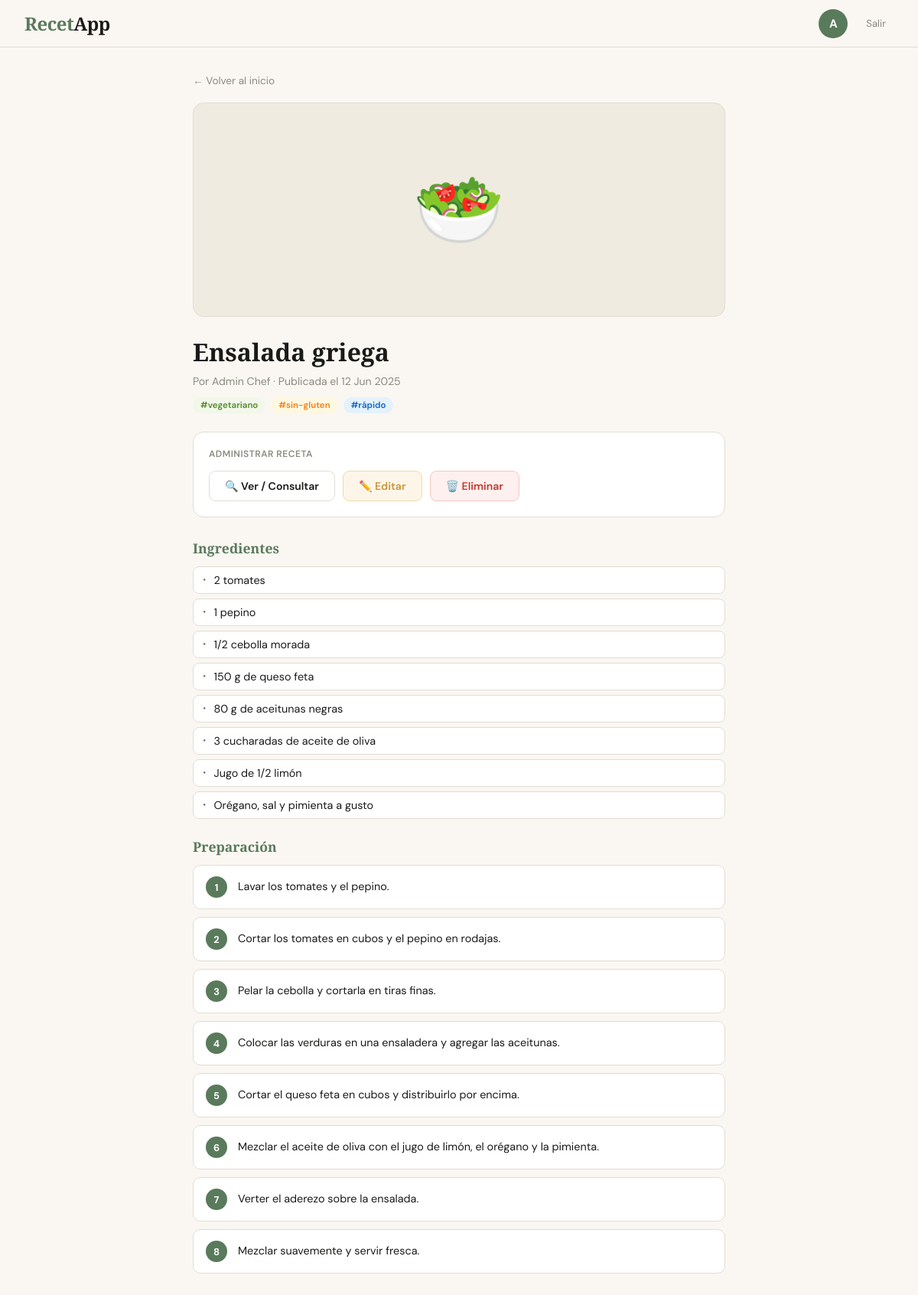
The page /receta/2/ (signed in) on the database its author committed.
### recetas/models.py (models this page shows, shortened)
class Receta(models.Model):
    EMOJIS = [
        ("🍝", "🍝 Pasta"), ("🥗", "🥗 Ensalada"), ("🍕", "🍕 Pizza"),
        ("🍜", "🍜 Sopa"), ("🥘", "🥘 Guiso"), ("🧁", "🧁 Postre"),
        ("🍳", "🍳 Huevos"), ("🥩", "🥩 Carne"), ("🐟", "🐟 Pescado"),
        ("🫔", "🫔 Wrap"), ("🥟", "🥟 Empanadas"), ("🌮", "🌮 Tacos"),
        ("🍮", "🍮 Flan"), ("🍫", "🍫 Chocolate"), ("🍨", "🍨 Helado"),
        ("🥞", "🥞 Panqueques"), ("🍰", "🍰 Torta"), ("🍋", "🍋 Limón"),
        ("🥒", "🥒 Verdura"),
    ]
    nombre = models.CharField(max_length=120)
    emoji = models.CharField(max_length=8, choices=EMOJIS, default="🍝")
    ingredientes = models.TextField(
        help_text="Uno por línea. Una línea que empiece con '## ' es un subtítulo."
    )
    pasos = models.TextField(help_text="Uno por línea.")
    nota = models.TextField(blank=True)
    tags = models.ManyToManyField(Tag, blank=True, related_name="recetas")
    autor = models.ForeignKey(
        settings.AUTH_USER_MODEL, on_delete=models.CASCADE, related_name="recetas"
    )
    fecha = models.DateField(default=timezone.localdate)
    class Meta:
        ordering = ["id"]
    @property
    def ingredientes_lista(self):
        items = []
        for linea in self.ingredientes.splitlines():
            linea = linea.strip()
            if not linea:
                continue
            if linea.startswith("## "):
                items.append({"texto": linea[3:], "titulo": True})
            else:
                items.append({"texto": linea, "titulo": False})
        return items
    @property
    def pasos_lista(self):
        return [p.strip() for p in self.pasos.splitlines() if p.strip()]

class Tag(models.Model):
    nombre = models.CharField(max_length=30, unique=True)  # ej: "#rápido"
    slug = models.SlugField(max_length=30, unique=True)    # ej: "rapido" (clase CSS)
    class Meta:
        ordering = ["id"]
    def __str__(self):
        return self.nombre

### recetas/views.py (the view)
# urls.py: path("receta/<int:pk>/", views.detalle, name="detalle"),
@login_required
def detalle(request, pk):
    receta = get_object_or_404(
        Receta.objects.select_related("autor").prefetch_related("tags"), pk=pk
    )
    contexto = {
        "receta": receta,
        "form": RecetaForm(instance=receta),
        "puede_editar": _puede_editar(request.user, receta),
    }
    return render(request, "recetas/detalle.html", contexto)

### recetas/views.py (called while the page is built)
def _puede_editar(user, receta):
    return user.is_superuser or receta.autor_id == user.id

### recetas/templates/recetas/detalle.html (shortened to what this page needs)
{% extends "recetas/base.html" %}
{% block content %}
<div id="page-admin" class="page active">
  {% include "recetas/_navbar.html" %}
  <div class="admin-container">
    <a class="admin-back" href="{% url 'index' %}" style="text-decoration:none">← Volver al inicio</a>
    <div class="admin-img">{{ receta.emoji }}</div>
    <div class="admin-title">{{ receta.nombre }}</div>
    <div class="admin-meta">Por {{ receta.autor.get_full_name|default:receta.autor.username }} · Publicada el {{ receta.fecha|date:"j M Y" }}</div>
    <div class="admin-tags">
      {% for t in receta.tags.all %}<span class="tag tag-{{ t.slug }}">{{ t.nombre }}</span>{% endfor %}
    </div>
    <div class="admin-actions">
      <div class="admin-actions-title">Administrar receta</div>
      <a class="btn btn-outline" href="#admin-detalle" style="text-decoration:none">🔍 Ver / Consultar</a>
      {% if puede_editar %}
      <button type="button" class="btn btn-gold" data-open="overlay-editar">✏️ Editar</button>
      <button type="button" class="btn btn-red" data-open="overlay-eliminar">🗑️ Eliminar</button>
      {% endif %}
    </div>
    <div id="admin-detalle">
      <div class="recipe-section">
        <h3>Ingredientes</h3>
        <ul class="ingredient-list">
          {% for i in receta.ingredientes_lista %}
          <li{% if i.titulo %} class="ing-head"{% endif %}>{{ i.texto }}</li>
          {% endfor %}
        </ul>
      </div>
      <div class="recipe-section">
        <h3>Preparación</h3>
        <ol class="steps-list">
          {% for paso in receta.pasos_lista %}
          <li class="step-item"><div class="step-num">{{ forloop.counter }}</div><div class="step-txt">{{ paso }}</div></li>
          {% endfor %}
        </ol>
      </div>
    </div>
  </div>
</div>
{% endblock %}

### recetas/templates/recetas/_navbar.html (shortened to what this page needs)
<nav class="navbar">
  <a class="nav-logo" href="{% url 'index' %}" style="text-decoration:none">Recet<span>App</span></a>
  <div class="nav-right">
    <a class="avatar-btn" href="{% url 'perfil' %}" title="Mi perfil" style="text-decoration:none">{{ user.first_name|default:user.username|first|upper }}</a>
    <form class="logout-form" method="post" action="{% url 'logout' %}">
      <button type="submit" class="logout-btn">Salir</button>
    </form>
  </div>
</nav>

### rows shown on the page
Receta: emoji "🥗", nombre "Ensalada griega", autor.get_full_name "Admin Chef", fecha "12 Jun 2025"
Tag: nombre "#vegetariano"
Tag: nombre "#sin-gluten"
Tag: nombre "#rápido"

### other values the page prints
{{ user.first_name|default:user.username|first|upper }} "A"
{{ i.texto }} "2 tomates" "1 pepino" "1/2 cebolla morada" "150 g de queso feta" "80 g de aceitunas negras" "3 cucharadas de aceite de oliva" "Jugo de 1/2 limón" "Orégano, sal y pimienta a gusto"
{{ paso }} "Lavar los tomates y el pepino." "Cortar los tomates en cubos y el pepino en rodajas." "Pelar la cebolla y cortarla en tiras finas." "Colocar las verduras en una ensaladera y agregar las aceitunas." "Cortar el queso feta en cubos y distribuirlo por encima." "Mezclar el aceite de oliva con el jugo de limón, el orégano y la pimienta." "Verter el aderezo sobre la ensalada." "Mezclar suavemente y servir fresca."
